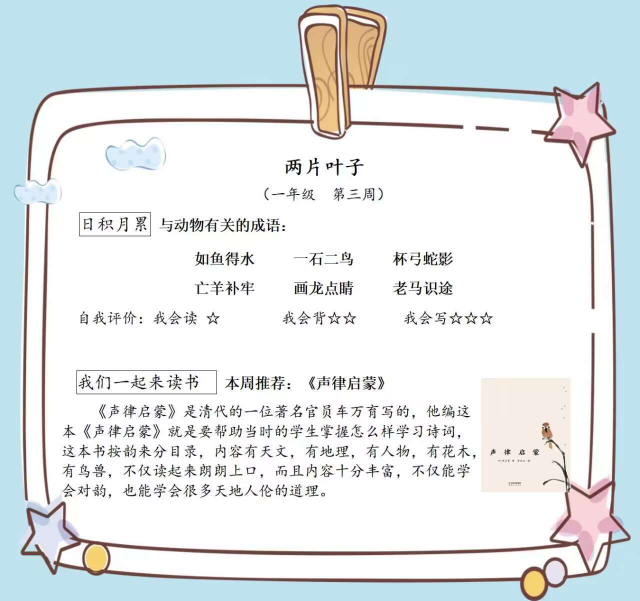
#> input picture images/week03.jpg, 1280 x 1202 px (shown at 1/2 size)
$ python -i add_pinyin.py   (imports and definitions only)
#> lines starting #> are read from the running program, lines starting #| are printed output that depends on the picture
#> further down, picture is the input picture: PIL image 1280x1202 RGB; mean R, G, B 226.3, 231.8, 233.5
#!/usr/bin/env python
# -*- encoding: utf-8 -*-
'''
@File    :   add_pinyin.py
@Time    :   2024/10/21 14:40:46
@Author  :   Ferret@NJTech
@Version :   1.0
@Contact :   Ferret@NJTech
@License :   (C)Copyright 2024, Ferret@NJTech
@Desc    :   补充描述
'''

from datetime import datetime
import logging
import pathlib
from PIL import Image, ImageDraw, ImageFont
import json

START = datetime.now()
thisScript = pathlib.Path(__file__)
root = thisScript.parent
logLevel = logging.INFO
logFile = thisScript.with_suffix('.log')


# fmt:off
# Basic logging configuration
# [6 lines not run here, left out]
# fmt:on


# [11 lines left out: function image_add_text, not called in this run]


def load_image(img_path):
    img = Image.open(img_path)
    return img


def save_image(img, img_path):
    img.save(img_path)


def _tuple_add(pos1, pos2):
    return tuple(map(lambda x, y: x + y, pos1, pos2))


# fmt:off
def patch_image(img, src=(345, 520), src_size=(10, 10),
                dst=(355,520), dst_size=(580, 180), yPos2=0):
# fmt:on
    # 首先使用背景色覆盖原文字
#> called with src = (345, 520), src_size = (10, 10), dst = (355, 520), dst_size = (580, 180), yPos2 = 0
    part = img.copy()

    background_region = src + _tuple_add(src, src_size)
    # logging.info(background_region)

    background = part.crop(background_region).resize(dst_size)
#> background: PIL image 580x180 RGB; every value is 255
    paste_region = dst + _tuple_add(dst, dst_size)
    # logging.info(paste_region)
    img.paste(background, paste_region)

    # 自我评价 部分的位置 矩形左上角坐标及宽高
    pos, size = (125, yPos2), (975, 40)
    assessment_rect = pos + _tuple_add(pos, size)       # 格式，左上角坐标，宽高
    logging.info(assessment_rect)

    # 下移 自我评价部分
    assessment = part.crop(assessment_rect)
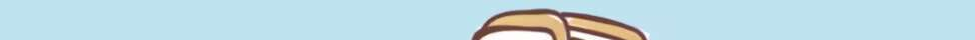
#> assessment: PIL image 975x40 RGB; mean R, G, B 189.2, 218.1, 226.5
    # 先填充原来的位置
    background = background.resize(assessment.size)     # 填充前，需要缩放，保证大小一致
#> background: PIL image 975x40 RGB; every value is 255
    img.paste(background, assessment_rect)
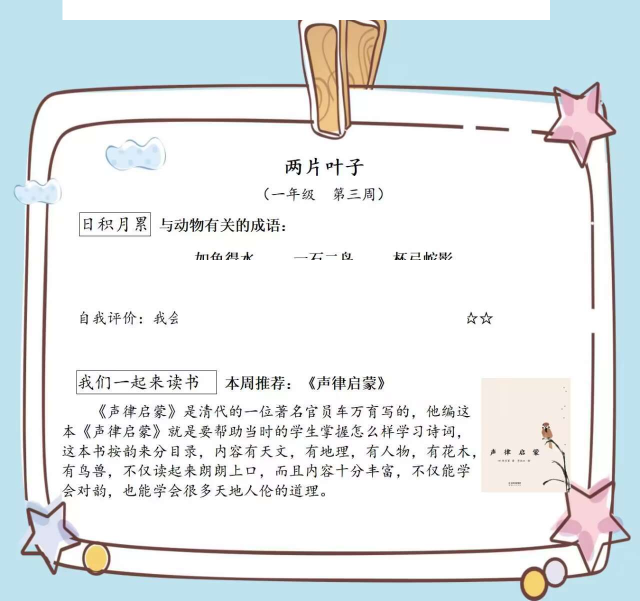
#> img: PIL image 1280x1202 RGB (shown at 1/2 size); mean R, G, B 228.8, 233.6, 235.1

    # draw = ImageDraw.Draw(img)
    # draw.rectangle(move_regin, fill=None, outline='#4DB2E6', width=3)

    move_pos = _tuple_add(pos, (0, 55))     # 向下移动 55 px
    img.paste(assessment, move_pos + _tuple_add(move_pos, size))


    return img


# image_data = {
#     'week03': {'words': '如鱼得水 一石二鸟 杯弓蛇影 亡羊补牢 画龙点睛 老马识途', 'pos1': 475, 'pos2': 615},
#     'week04': {'words': '万紫千红 花红柳绿 白雪皑皑 五颜六色 五光十色 五彩缤纷', 'pos1': 490, 'pos2': 625},
#     'week05': {'words': '繁花似锦 花团锦簇 百花齐放 郁郁葱葱 枝繁叶茂 绿草如茵', 'pos1': 453, 'pos2': 600},
#     'week06': {'words': '白雪皑皑 冰天雪地 天寒地冻 滴水成冰 鹅毛大雪 风雪交加', 'pos1': 480, 'pos2': 620},
#     'week07': {'words': '水天一色 高耸入云 湖光山色 青山绿水 别有洞天 山清水秀', 'pos1': 515, 'pos2': 652},
#     'week08': {'words': '碧空如洗 万里无云 晴空万里 阳光明媚 风和日丽 天高气爽', 'pos1': 495, 'pos2': 628},
# }

# [29 lines left out: functions load_data, main, not called in this run]


# [5 lines not run here, left out]
    # fmt: on

>>> from PIL import Image
>>> picture = Image.open('images/week03.jpg')
>>> result = patch_image(picture)

$ run again, on images/week07.jpg
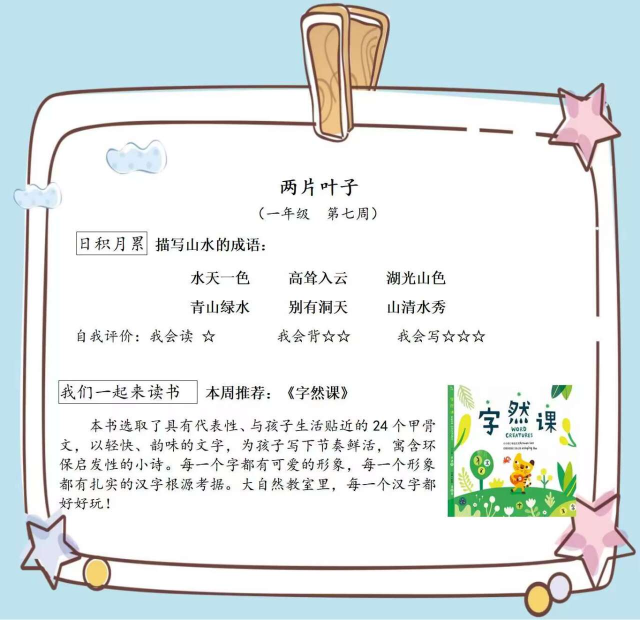
#> input picture images/week07.jpg, 1280 x 1240 px (shown at 1/2 size)
#> picture is the input picture: PIL image 1280x1240 RGB; mean R, G, B 224.8, 231.7, 231.7
#> in patch_image, `assessment = part.crop(assessment_rect)`:
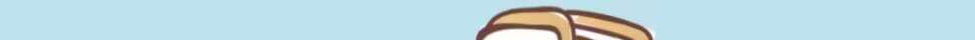
#> assessment: PIL image 975x40 RGB; mean R, G, B 189.3, 217.6, 225.4
#> in patch_image, `img.paste(background, assessment_rect)`:
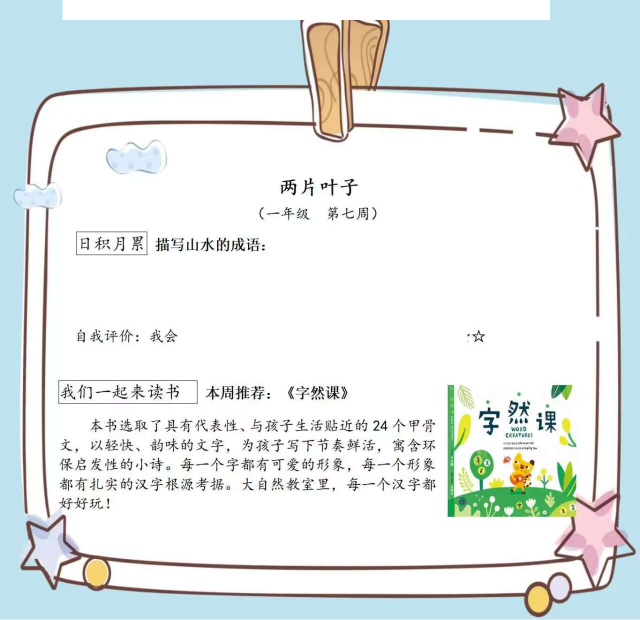
#> img: PIL image 1280x1240 RGB (shown at 1/2 size); mean R, G, B 227.5, 233.7, 233.5

$ run again, on images/week08.jpg
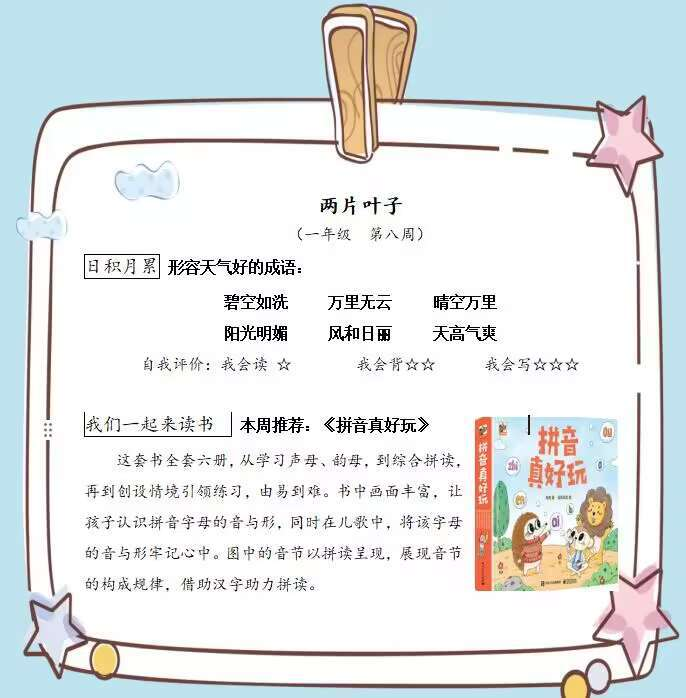
#> input picture images/week08.jpg, 686 x 698 px
#> picture is the input picture: PIL image 686x698 RGB; mean R, G, B 224.8, 229.2, 229.9
#> in patch_image, `background = part.crop(background_region).resize(dst_size)`:
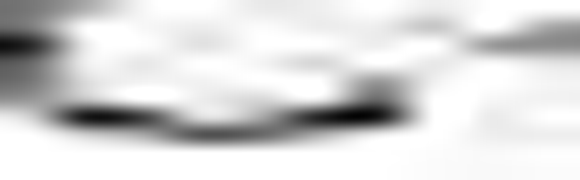
#> background: PIL image 580x180 RGB; min 3, max 255, mean 216
#> in patch_image, `img.paste(background, assessment_rect)`:
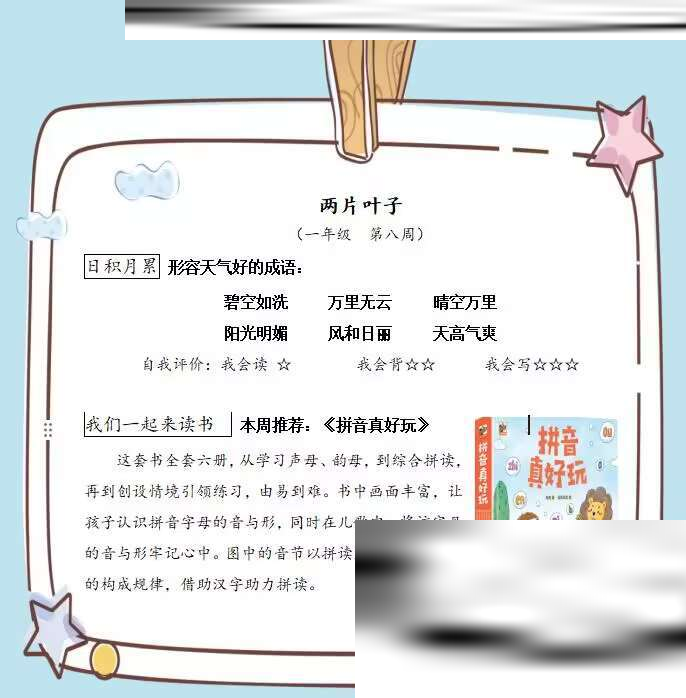
#> img: PIL image 686x698 RGB; mean R, G, B 223.7, 227.4, 228.4

$ run again, on images/week09.jpg
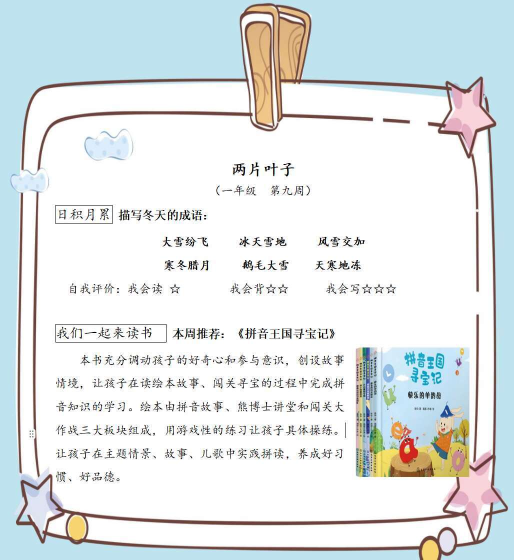
#> input picture images/week09.jpg, 1027 x 1119 px (shown at 1/2 size)
#> picture is the input picture: PIL image 1027x1119 RGB; mean R, G, B 224.6, 230.3, 231.3
#> in patch_image, `background = part.crop(background_region).resize(dst_size)`:
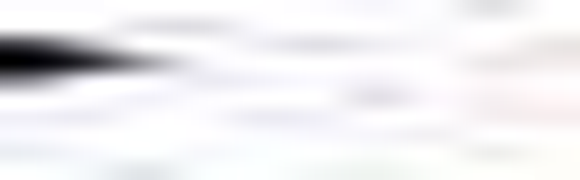
#> background: PIL image 580x180 RGB; mean R, G, B 238.7, 237.9, 240.3
#> in patch_image, `img.paste(background, assessment_rect)`:
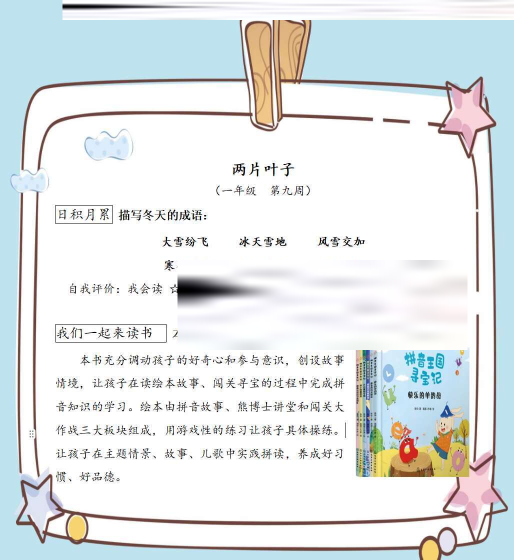
#> img: PIL image 1027x1119 RGB (shown at 1/2 size); mean R, G, B 225.6, 230.3, 231.3
